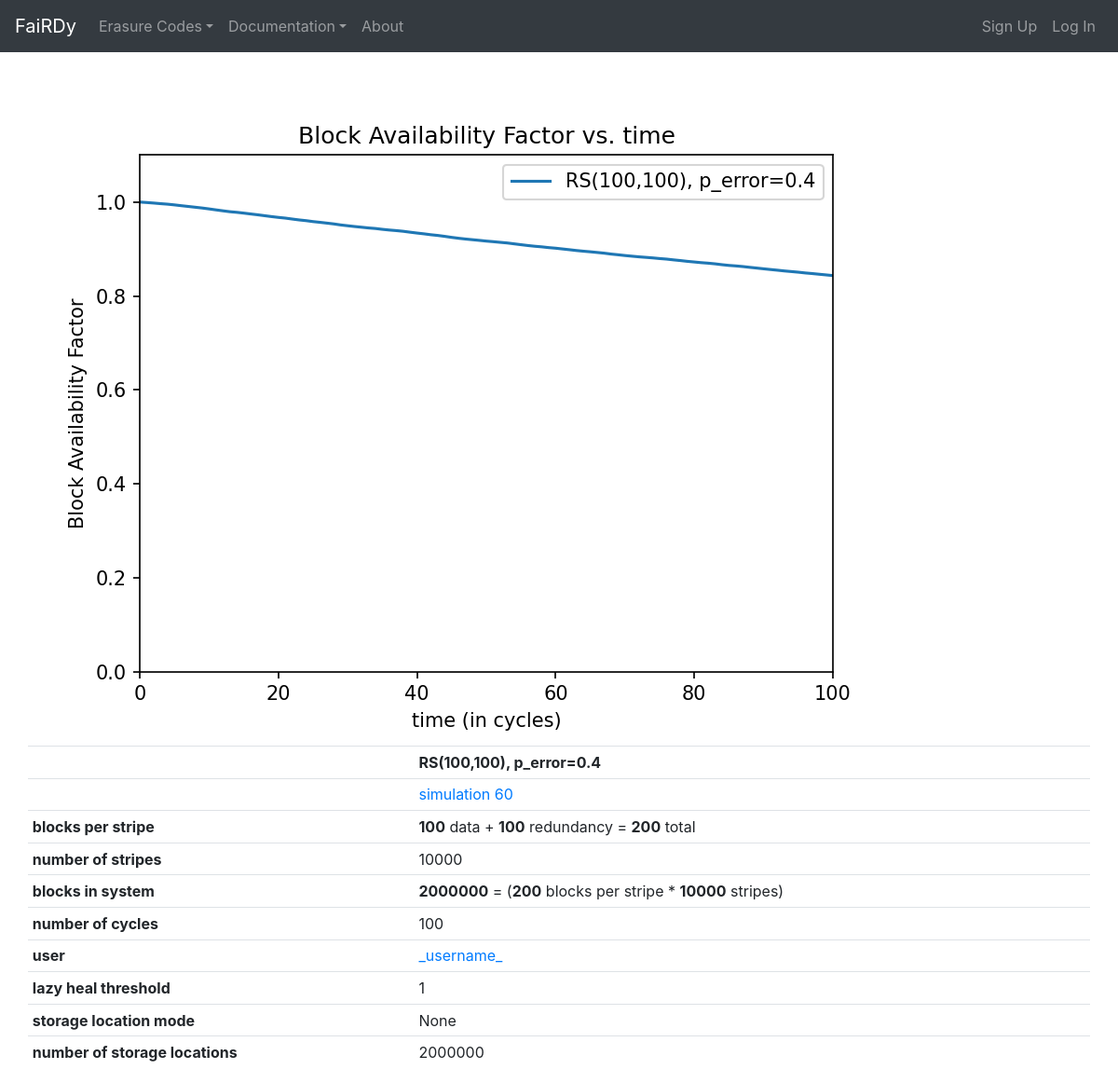
The page /fairdy/visualize/?id=60 on the database its author committed.
### fairdy/models.py (models this page shows, shortened)
class Simulation(models.Model):
    class Codes(models.TextChoices):
        REPLICATION = 'REP'
        REED_SOLOMON = 'RS'
        GENERALIZED_PYRAMID = 'GP'
    class StorageLocationModes(models.TextChoices):
        RANDOM = 'random'
        EQUAL_SHUFFLE = 'equal_shuffle'
        HASH_BLOCK_INDEX = 'hash_block_index'
    code_type = models.CharField(
        'Erasure Code',
        max_length=10,
        choices=Codes.choices
    )
    k_value = models.PositiveIntegerField(
        '(k) data blocks per stripe',
        validators=[MinValueValidator(1)]
    )
    m_value = models.PositiveIntegerField(
        '(m) redundancy blocks per stripe',
        validators=[MinValueValidator(1)]
    )
    n_value = models.PositiveIntegerField(
        '(n) total blocks per stripe',
        validators=[MinValueValidator(1)]
    )
    num_stripes = models.PositiveIntegerField(
        'stripes per simulation',
        validators=[MinValueValidator(1)]
    )
    num_cycles = models.PositiveIntegerField(
        'number of cycles',
        validators=[MinValueValidator(1)]
    )
    p_error = models.FloatField(
        '(p_error) probability of block failure',
        validators=[MinValueValidator(0), MaxValueValidator(1)]
    )
    storage_location_mode = models.CharField(
        max_length=50,
        choices=StorageLocationModes.choices,
        blank=True,
        null=True
    )
    num_storage_locations = models.PositiveIntegerField(
        'Number of storage locations',
        validators=[MinValueValidator(1)]
    )
    lazy_heal_threshold = models.PositiveIntegerField(
        default=1,  # '1' for for eager heal, for GPC sims this field holds the horiz. threshold, vert. is on GPC model
        validators=[MinValueValidator(1)]
    )
    start_time = models.DateTimeField()
    end_time = models.DateTimeField(null=True)
    fairdy_user = models.ForeignKey(
        FairdyUser,
        on_delete=models.SET_NULL,
        null=True
    )
    view_count = models.PositiveIntegerField(default=0, blank=True)
    def __str__(self):
        if self.code_type == self.Codes.REED_SOLOMON:
            return 'RS({},{}), p_error={}'.format(self.k_value, self.m_value, self.p_error)
        elif self.code_type == self.Codes.REPLICATION:
            return 'REP {} copies, p_error={}'.format(self.m_value, self.p_error)
        else:
            self.__str__()
    def num_blocks_in_system(self):
        return self.n_value * self.num_stripes

### fairdy/views.py (the view)
# urls.py: path('visualize/', visualize, name='visualize'),
def visualize(request):
    if 'id' not in request.GET:
        raise Http404()
    ids = request.GET.getlist('id')
    sims = Simulation.objects.filter(pk__in=ids).order_by('-id')
    for sim in sims:
        sim.view_count += 1
        sim.save()
    data = {'sims': sims}
    max_cycle_count = sims.aggregate(Max('num_cycles'))['num_cycles__max'] + 1
    labels = []
    for sim in sims:
        y = sim.cycle_set.values_list('block_availability_factor', flat=True)
        if len(y) < max_cycle_count:
            y = list(y) + ([0] * (max_cycle_count - len(y)))
        x = range(max_cycle_count)
        pyplot.plot(x, y)
        labels.append('{}'.format(str(sim)))
    pyplot.legend(labels)
    pyplot.xlim(0, max_cycle_count - 1)
    pyplot.ylim(0, 1.1)
    pyplot.xlabel('time (in cycles)')
    pyplot.ylabel('Block Availability Factor')
    pyplot.title('Block Availability Factor vs. time')
    buf = BytesIO()
    pyplot.savefig(buf, format='png', dpi=150)
    pyplot.close()
    data['graph'] = base64.b64encode(buf.getvalue()).decode('utf-8').replace('\n', '')
    return render(request, 'visualize.html', data)

### web/context_processors.py (called while the page is built)
def get_installed_codes(request):
    return {
        'installed_codes': Simulation.Codes
    }

### fairdy/templates/visualize.html (shortened to what this page needs)
{% extends "base.html" %}
{% block content %}
        <div class="col">
            <img class="img-fluid">
            <table class="table table-sm">
                <tr>
                    <th>&nbsp;</th>
                    <th>&nbsp;</th>
                    <th>blocks per stripe</th>
                    <th>number of stripes</th>
                    <th>blocks in system</th>
                    <th>number of cycles</th>
                    <th>user</th>
                    <th>lazy heal threshold</th>
                    <th>storage location mode</th>
                    <th>number of storage locations</th>
                </tr>
                {% for sim in sims %}
                <tr>
                    <th>{{ sim }}</th>
                    <td><a href="{% url 'fairdy:visualize' %}?id={{ sim.id }}">simulation {{ sim.id }}</a></td>
                    <td><strong>{{ sim.k_value }}</strong> data + <strong>{{ sim.m_value }}</strong> redundancy = <strong>{{ sim.n_value }}</strong> total</td>
                    <td>{{ sim.num_stripes }}</td>
                    <td><strong>{{ sim.num_blocks_in_system }}</strong> = (<strong>{{ sim.n_value }}</strong> blocks per stripe * <strong>{{ sim.num_stripes }}</strong> stripes)</td>
                    <td>{{ sim.num_cycles }}</td>
                    {% with username=sim.fairdy_user.user.username %}
                    <td><a href="{% url 'fairdy:index' %}?username={{ username }}">{{ username  }}</a></td>
                    {% endwith %}
                    <td>{{ sim.lazy_heal_threshold }}</td>
                    <td>{{ sim.storage_location_mode }}</td>
                    <td>{{ sim.num_storage_locations }}</td>
                </tr>
                {% endfor %}
            </table>
        </div>
{% endblock %}

### templates/base.html (style rules this page uses)
body { padding-top: 5rem; }

### fairdy/templates/visualize.html (style rules this page uses)
table { display: table; }
table tr { display: table-cell; }
table tr td, table tr th { display: block; }

### rows shown on the page
Simulation: code_type+k_value+m_value "RS(100,100), p_error=0.4", id "60", k_value "100", m_value "100", n_value "200", num_stripes "10000", num_blocks_in_system "2000000", num_cycles "100", fairdy_user.user.username "_username_", lazy_heal_threshold "1", storage_location_mode "None", num_storage_locations "2000000"
